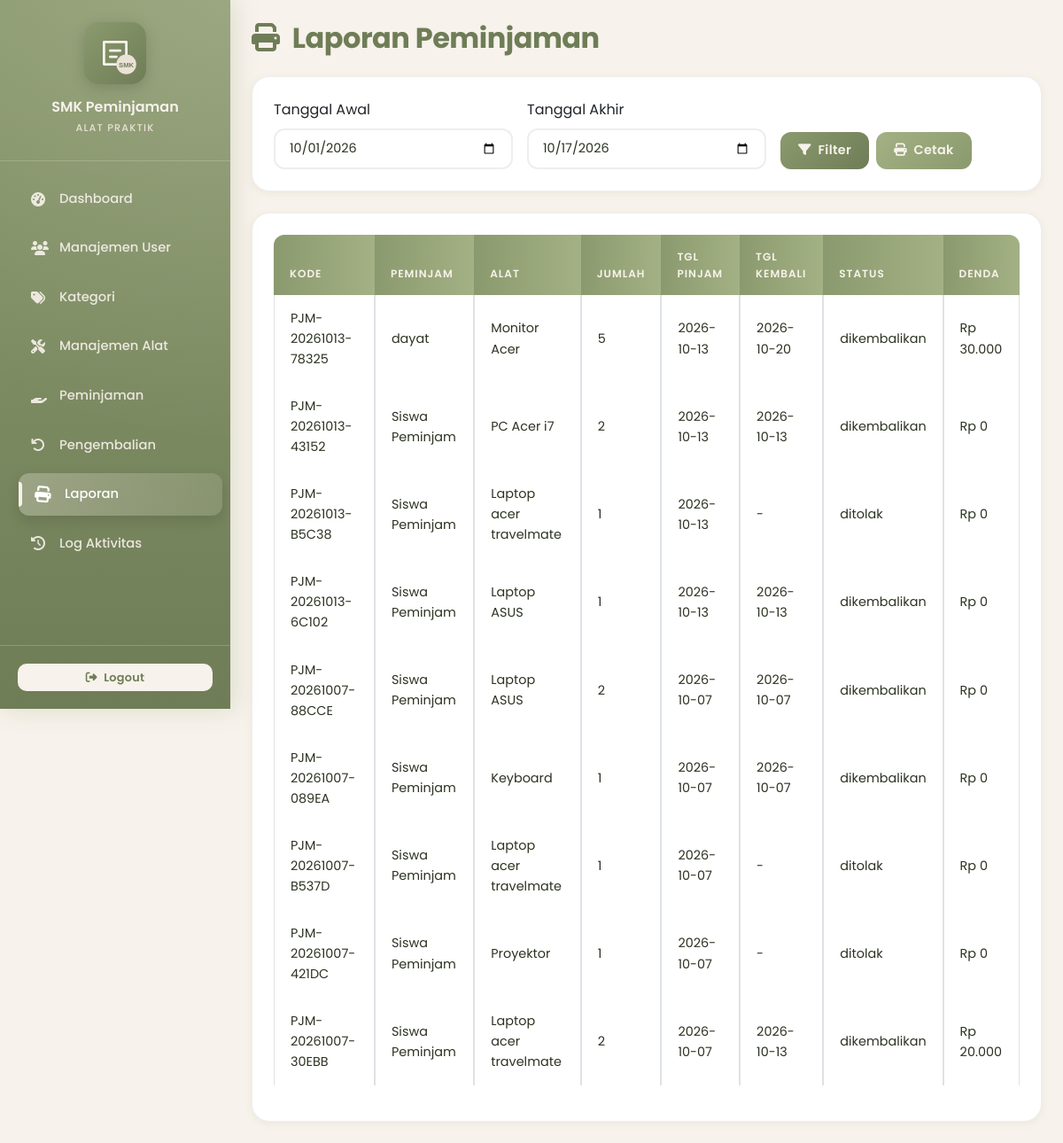
The app's page /pages/laporan.php (signed in) with its own data.
### tables this page shows
CREATE TABLE `peminjaman` (
  `id` int NOT NULL,
  `kode_pinjam` varchar(20) NOT NULL,
  `id_user` int NOT NULL,
  `id_alat` int NOT NULL,
  `jumlah` int NOT NULL,
  `tanggal_pinjam` date NOT NULL,
  `tanggal_kembali_rencana` date NOT NULL,
  `foto_peminjaman` varchar(255) DEFAULT NULL,
  `tanggal_kembali_actual` date DEFAULT NULL,
  `status` enum('menunggu','disetujui','dipinjam','dikembalikan','ditolak') DEFAULT 'menunggu',
  `id_petugas` int DEFAULT NULL,
  `alasan_ditolak` text,
  `denda` decimal(10,2) DEFAULT '0.00',
  `keterangan` text,
  `created_at` timestamp NULL DEFAULT CURRENT_TIMESTAMP
);

CREATE TABLE `users` (
  `id` int NOT NULL,
  `username` varchar(50) NOT NULL,
  `password` varchar(255) NOT NULL,
  `nama_lengkap` varchar(100) NOT NULL,
  `role` enum('admin','petugas','peminjam') NOT NULL,
  `email` varchar(100) DEFAULT NULL,
  `no_telp` varchar(15) DEFAULT NULL,
  `alamat` text,
  `status` enum('aktif','nonaktif') DEFAULT 'aktif',
  `created_at` timestamp NULL DEFAULT CURRENT_TIMESTAMP
);

CREATE TABLE `alat` (
  `id` int NOT NULL,
  `kode_alat` varchar(20) NOT NULL,
  `nama_alat` varchar(100) NOT NULL,
  `id_kategori` int DEFAULT NULL,
  `stok` int NOT NULL DEFAULT '0',
  `stok_tersedia` int NOT NULL DEFAULT '0',
  `stok_rusak_ringan` int NOT NULL DEFAULT '0',
  `stok_rusak_berat` int NOT NULL DEFAULT '0',
  `kondisi` enum('baik','rusak ringan','rusak berat') DEFAULT 'baik',
  `merk` varchar(100) DEFAULT NULL,
  `nomor_seri` varchar(150) DEFAULT NULL,
  `tahun_perolehan` year DEFAULT NULL,
  `lokasi` varchar(150) DEFAULT NULL,
  `spesifikasi` text,
  `foto_alat` varchar(255) DEFAULT NULL,
  `keterangan` text,
  `gambar` varchar(255) DEFAULT NULL
);

### includes/functions.php (called while the page is built, shortened)
<?php
function formatRupiah($angka) {
    return 'Rp ' . number_format($angka, 0, ',', '.');
}
?>

### pages/laporan.php (the view, shortened to what this page needs)
<?php
require_once '../includes/auth.php';
require_once '../includes/functions.php';
$tgl_awal  = $_GET['tgl_awal'] ?? date('Y-m-01');
$tgl_akhir = $_GET['tgl_akhir'] ?? date('Y-m-d');
$stmt = $pdo->prepare("
    SELECT
        p.*,
        a.nama_alat,
        u.nama_lengkap
    FROM peminjaman p
    JOIN alat a
        ON p.id_alat = a.id
    JOIN users u
        ON p.id_user = u.id
    WHERE p.tanggal_pinjam BETWEEN ? AND ?
    ORDER BY p.tanggal_pinjam DESC
");
$stmt->execute([
    $tgl_awal,
    $tgl_akhir
]);
$laporan = $stmt->fetchAll();
require_once '../includes/header.php';
require_once '../includes/sidebar.php';
?>
<div class="content p-4">
    <div class="no-print">
        <h2 class="fw-bold mb-4">
            <i class="fas fa-print me-2"></i>
            Laporan Peminjaman
        </h2>
        <div class="card mb-4">
            <div class="card-body">
                <form method="GET" class="row g-3">
                    <div class="col-md-4">
                        <label class="form-label">
                            Tanggal Awal
                        </label>
                        <input
                            type="date"
                            name="tgl_awal"
                            class="form-control"
                            value="<?= htmlspecialchars($tgl_awal) ?>">
                    </div>
                    <div class="col-md-4">
                        <label class="form-label">
                            Tanggal Akhir
                        </label>
                        <input
                            type="date"
                            name="tgl_akhir"
                            class="form-control"
                            value="<?= htmlspecialchars($tgl_akhir) ?>">
                    </div>
                    <div class="col-md-4 d-flex align-items-end">
                        <button
                            type="submit"
                            class="btn btn-dark me-2">
                            <i class="fas fa-filter me-1"></i>
                            Filter
                        </button>
                        <button
                            type="button"
                            onclick="window.print()"
                            class="btn btn-secondary">
                            <i class="fas fa-print me-1"></i>
                            Cetak
                        </button>
                    </div>
                </form>
            </div>
        </div>
    </div>
    <div id="areaCetak">
        <div class="card">
            <div class="card-body">
                <div class="table-responsive">
                    <table class="table table-bordered">
                        <thead class="table-dark">
                            <tr>
                                <th>Kode</th>
                                <th>Peminjam</th>
                                <th>Alat</th>
                                <th>Jumlah</th>
                                <th>Tgl Pinjam</th>
                                <th>Tgl Kembali</th>
                                <th>Status</th>
                                <th>Denda</th>
                            </tr>
                        </thead>
                        <tbody>
                            <?php if (empty($laporan)): ?>
                                <tr>
                                    <td
                                        colspan="8"
                                        class="text-center">
                                        Tidak ada data peminjaman
                                        pada periode tersebut.
                                    </td>
                                </tr>
                            <?php else: ?>
                                <?php foreach ($laporan as $l): ?>
                                    <tr>
                                        <td>
                                            <?= htmlspecialchars(
                                                $l['kode_pinjam']
                                            ) ?>
                                        </td>
                                        <td>
                                            <?= htmlspecialchars(
                                                $l['nama_lengkap']
                                            ) ?>
                                        </td>
                                        <td>
                                            <?= htmlspecialchars(
                                                $l['nama_alat']
                                            ) ?>
                                        </td>
                                        <td>
                                            <?= (int) $l['jumlah'] ?>
                                        </td>
                                        <td>
                                            <?= htmlspecialchars(
                                                $l['tanggal_pinjam']
                                            ) ?>
                                        </td>
                                        <td>
                                            <?= !empty($l['tanggal_kembali_actual'])
                                                ? htmlspecialchars($l['tanggal_kembali_actual'])
                                                : '-' ?>
                                        </td>
                                        <td>
                                            <?= htmlspecialchars(
                                                $l['status']
                                            ) ?>
                                        </td>
                                        <td>
                                            <?= formatRupiah(
                                                $l['denda'] ?? 0
                                            ) ?>
                                        </td>
                                    </tr>
                                <?php endforeach; ?>
                            <?php endif; ?>
                        </tbody>
                    </table>
                </div>
            </div>
        </div>
    </div>
</div>
<?php require_once '../includes/footer.php'; ?>

### assets/css/style.css (style rules this page uses)
:root { --primary: #8B9A6E; --primary-dark: #6f7d57; --primary-soft: #a3b184; --bg: #F7F2EB; --beige: #EAE2D6; --grey: #EEEEEE; --white: #FFFFFF; --text: #2c3322; --text-muted: #7a8073; --border: #EAE2D6; --shadow-sm: 0 2px 8px rgba(139, 154, 110, 0.10); --shadow-md: 0 8px 20px rgba(139, 154, 110, 0.18); --shadow-lg: 0 16px 40px rgba(139, 154, 110, 0.25); --transition: all 0.35s cubic-bezier(0.4, 0, 0.2, 1); --transition-bounce: all 0.4s cubic-bezier(0.34, 1.56, 0.64, 1); }
* { margin: 0; padding: 0; box-sizing: border-box; }
html, body { min-height: 100%; }
body { font-family: 'Poppins', sans-serif; background-color: var(--bg); color: var(--text); overflow-x: hidden; line-height: 1.6; }
.content { margin-left: 260px; background-color: var(--bg); padding: 30px; min-height: 100vh; animation: fadeIn 0.5s ease; }
.content h2 { color: var(--primary-dark); font-weight: 700; letter-spacing: -0.5px; }
.card { border: 1px solid var(--grey); border-radius: 20px; background: var(--white); box-shadow: var(--shadow-sm); transition: var(--transition); overflow: hidden; position: relative; }
.card-body { padding: 24px; }
.btn { border-radius: 12px; font-weight: 600; padding: 10px 20px; transition: var(--transition-bounce); border: none; letter-spacing: 0.3px; position: relative; overflow: hidden; font-size: 0.9rem; cursor: pointer; }
.btn::before { content: ''; position: absolute; top: 50%; left: 50%; width: 0; height: 0; background: rgba(247, 242, 235, 0.25); border-radius: 50%; transform: translate(-50%, -50%); transition: width 0.5s, height 0.5s; }
.btn-dark { background: linear-gradient(135deg, var(--primary) 0%, var(--primary-dark) 100%); color: var(--bg); }
.btn-secondary { background: linear-gradient(135deg, var(--primary-soft) 0%, var(--primary) 100%); color: var(--bg); }
.table { border-collapse: separate; border-spacing: 0; width: 100%; }
.table thead th { background: linear-gradient(90deg, var(--primary) 0%, var(--primary-soft) 100%); color: var(--bg); font-weight: 600; text-transform: uppercase; font-size: 0.75rem; letter-spacing: 1px; padding: 15px 18px; border: none; position: sticky; top: 0; z-index: 10; }
.table thead th:first-child { border-radius: 12px 0 0 0; }
.table thead th:last-child { border-radius: 0 12px 0 0; }
.table tbody tr { transition: var(--transition); background: var(--white); border-bottom: 1px solid var(--grey); }
.table tbody td { padding: 15px 18px; vertical-align: middle; color: var(--text); font-size: 0.9rem; }
.form-control, .form-select { border: 2px solid var(--grey); border-radius: 12px; padding: 10px 16px; transition: var(--transition); background: var(--white); color: var(--text); font-size: 0.9rem; }
@media screen and (min-width: 769px) { .content, #wrapper > .content { margin-left: 260px; width: auto; max-width: none; } }

### records on screen
peminjaman: kode_pinjam "PJM-20261013-78325", id_user.nama_lengkap "dayat", id_alat.nama_alat "Monitor Acer", jumlah "5", tanggal_pinjam "2026-10-13", tanggal_kembali_actual "2026-10-20", status "dikembalikan", denda "Rp 30.000"
peminjaman: kode_pinjam "PJM-20261013-43152", id_user.nama_lengkap "Siswa Peminjam", id_alat.nama_alat "PC Acer i7", jumlah "2", tanggal_pinjam "2026-10-13", tanggal_kembali_actual "2026-10-13", status "dikembalikan", denda "Rp 0"
peminjaman: kode_pinjam "PJM-20261013-B5C38", id_user.nama_lengkap "Siswa Peminjam", id_alat.nama_alat "Laptop acer travelmate", jumlah "1", tanggal_pinjam "2026-10-13", status "ditolak", denda "Rp 0"
peminjaman: kode_pinjam "PJM-20261013-6C102", id_user.nama_lengkap "Siswa Peminjam", id_alat.nama_alat "Laptop ASUS", jumlah "1", tanggal_pinjam "2026-10-13", tanggal_kembali_actual "2026-10-13", status "dikembalikan", denda "Rp 0"
peminjaman: kode_pinjam "PJM-20261007-88CCE", id_user.nama_lengkap "Siswa Peminjam", id_alat.nama_alat "Laptop ASUS", jumlah "2", tanggal_pinjam "2026-10-07", tanggal_kembali_actual "2026-10-07", status "dikembalikan", denda "Rp 0"
peminjaman: kode_pinjam "PJM-20261007-089EA", id_user.nama_lengkap "Siswa Peminjam", id_alat.nama_alat "Keyboard", jumlah "1", tanggal_pinjam "2026-10-07", tanggal_kembali_actual "2026-10-07", status "dikembalikan", denda "Rp 0"
peminjaman: kode_pinjam "PJM-20261007-B537D", id_user.nama_lengkap "Siswa Peminjam", id_alat.nama_alat "Laptop acer travelmate", jumlah "1", tanggal_pinjam "2026-10-07", status "ditolak", denda "Rp 0"
peminjaman: kode_pinjam "PJM-20261007-421DC", id_user.nama_lengkap "Siswa Peminjam", id_alat.nama_alat "Proyektor", jumlah "1", tanggal_pinjam "2026-10-07", status "ditolak", denda "Rp 0"
peminjaman: kode_pinjam "PJM-20261007-30EBB", id_user.nama_lengkap "Siswa Peminjam", id_alat.nama_alat "Laptop acer travelmate", jumlah "2", tanggal_pinjam "2026-10-07", tanggal_kembali_actual "2026-10-13", status "dikembalikan", denda "Rp 20.000"
